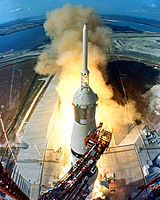
#> input picture fabui/assets/js/plugin/ckeditor/samples/assets/sample.jpg, 160 x 200 px; its folder holds only this picture in this run
$ python calculate_intrinsic.py --files ../../assets/js/plugin/ckeditor/samples/assets/sample.jpg
#> lines starting #> are read from the running program, lines starting #| are printed output that depends on the picture
#!/bin/env python
# -*- coding: utf-8; -*-
#
# Source code is an adaptation of <opencv>/samples/python/calibrate.py
#

# Python 2/3 compatibility
from __future__ import print_function

# Import standard python module
import argparse
import os
import json

# Import external modules
import numpy as np
import cv2

# Import internal modules
from fabtotum.utils import makedirs

def splitfn(fn):
    path, fn = os.path.split(fn)
    name, ext = os.path.splitext(fn)
    return path, name, ext

def main(img_mask, debug_dir = None, output_file = 'intrinsic.json', square_size = 10, pattern_size=(7,7) ):
    #~ import sys
    #~ import getopt
#> called with debug_dir = '', output_file = 'intrinsic.json', square_size = 10, pattern_size = (7, 7)
    from glob import glob

    #~ args, img_mask = getopt.getopt(sys.argv[1:], '', ['debug=', 'square_size='])
    #~ args = dict(args)
    #~ args.setdefault('--debug', './output/')
    #~ args.setdefault('--square_size', 1.0)

    img_names = glob(img_mask)
    #~ debug_dir = args.get('--debug')
    if debug_dir:
        if not os.path.isdir(debug_dir):
            os.mkdir(debug_dir)

    #~ square_size = float(args.get('--square_size'))

    #pattern_size = (7, 7)
    pattern_points = np.zeros((np.prod(pattern_size), 3), np.float32)
    pattern_points[:, :2] = np.indices(pattern_size).T.reshape(-1, 2)
    pattern_points *= square_size

    obj_points = []
    img_points = []

    h, w = 0, 0
    img_names_undistort = []
    for fn in img_names:
        print('processing %s... ' % fn, end='')
        img = cv2.imread(fn, 0)
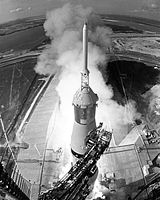
#> img: shape (200, 160); min 0, max 255, mean 126
        if img is None:
            print("Failed to load", fn)
            continue

        h, w = img.shape[:2]
#> h = 200; w = 160
        height,  width = h, w
#> height = 200; width = 160
        found, corners = cv2.findChessboardCorners(img, pattern_size)
#> found = False; corners = None
        if found:
            term = (cv2.TERM_CRITERIA_EPS + cv2.TERM_CRITERIA_COUNT, 30, 0.1)
            cv2.cornerSubPix(img, corners, (5, 5), (-1, -1), term)

        if debug_dir:
            vis = cv2.cvtColor(img, cv2.COLOR_GRAY2BGR)
            cv2.drawChessboardCorners(vis, pattern_size, corners, found)
            path, name, ext = splitfn(fn)
            outfile = os.path.join(debug_dir, name + '_chess.png')
            cv2.imwrite(outfile, vis)
            if found:
                img_names_undistort.append(outfile)

        if not found:
            print('chessboard not found')
            continue

        img_points.append(corners.reshape(-1, 2))
        obj_points.append(pattern_points)

        print('ok')

    # calculate camera distortion
#> (the run stopped early here; a loop or call above may not have finished)
